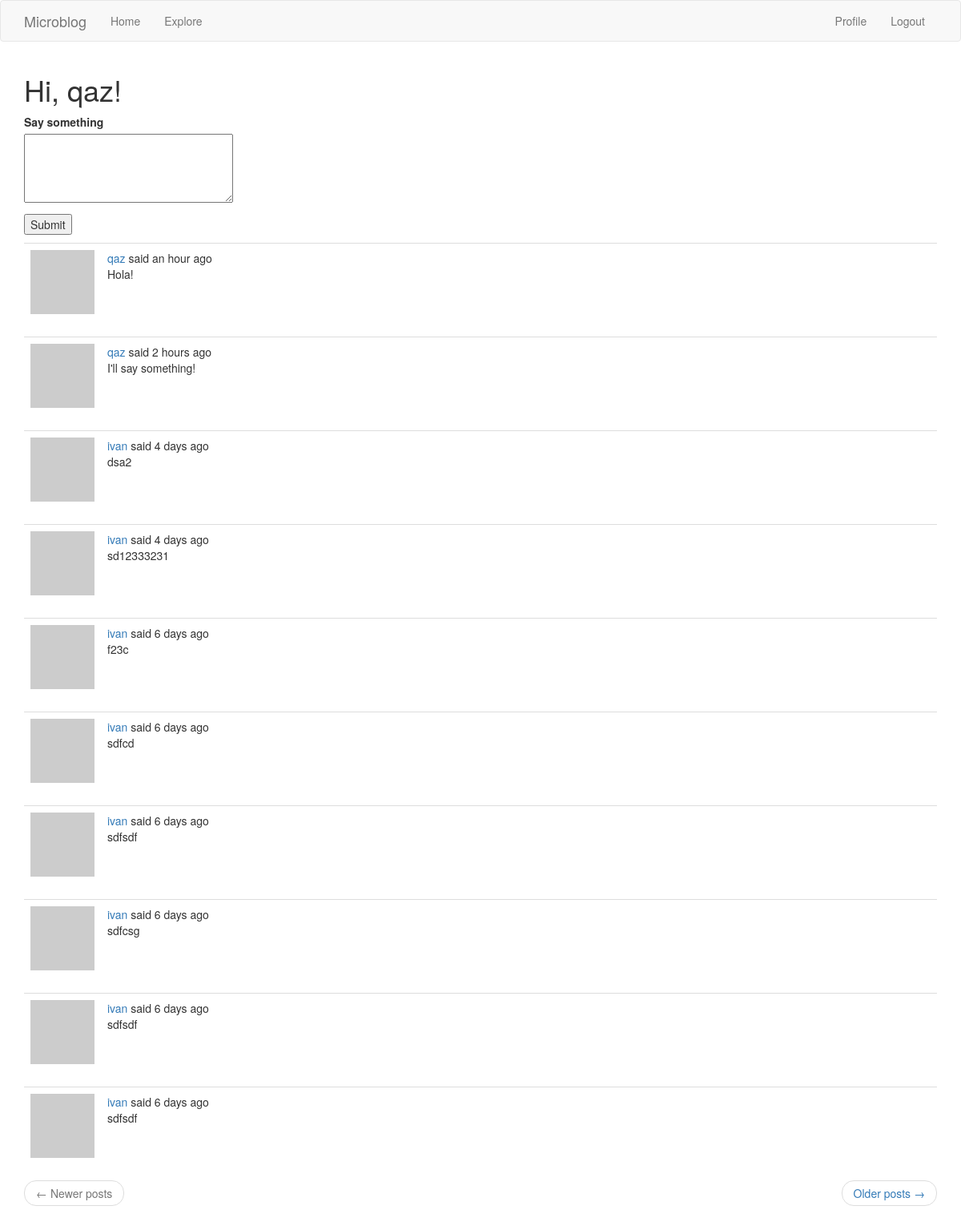
The page /index (signed in) on the database its author committed.
### app/models.py (models this page shows, shortened)
class User(UserMixin, db.Model):
    id = db.Column(db.Integer, primary_key=True)
    username = db.Column(db.String(64), index=True, unique=True)
    email = db.Column(db.String(120), index=True, unique=True)
    password_hash = db.Column(db.String(128))
    posts = db.relationship('Post', backref='author', lazy='dynamic')
    about_me = db.Column(db.String(140))
    last_seen = db.Column(db.DateTime, default=datetime.utcnow)
    followed = db.relationship(
        'User',
        secondary=followers,
        primaryjoin=(followers.c.follower_id == id),
        secondaryjoin=(followers.c.followed_id == id),
        backref=db.backref('followers', lazy='dynamic'),
        lazy='dynamic'
    )
    def avatar(self, size):
        lower_email = str(self.email).lower()
        digest = md5(lower_email.encode('utf-8')).hexdigest()
        return 'https://www.gravatar.com/avatar/{}?d=identicon&s={}'.format(digest, size)
    def followed_posts(self):
        followed = Post.query \
            .join(followers, (followers.c.followed_id == Post.user_id)) \
            .filter(followers.c.follower_id == self.id)
        own = Post.query \
            .filter_by(user_id = self.id)
        return followed.union(own).order_by(Post.timestamp.desc())

class Post(db.Model):
    id = db.Column(db.Integer, primary_key=True)
    body = db.Column(db.String(140))
    timestamp = db.Column(db.DateTime, index=True, default=datetime.utcnow)
    user_id = db.Column(db.Integer, db.ForeignKey('user.id'))

### app/routes.py (the view)
@app.route('/', methods=['GET', 'POST'])
@app.route('/index', methods=['GET', 'POST'])
@login_required
def index():
    form = PostForm()
    if form.validate_on_submit():
        post = Post(body=form.post.data, author=current_user)
        db.session.add(post)
        db.session.commit()
        flash(_('Your post is now live!'))
        return redirect(url_for('index'))
    page = request.args.get('page', 1, type=int)
    posts = current_user.followed_posts().paginate(
        page, app.config['POSTS_PER_PAGE'], False)
    next_url = url_for('index', page=posts.next_num) if posts.has_next else None
    prev_url = url_for('index', page=posts.prev_num) if posts.has_prev else None
    return render_template('index.jinja', title='Home', form=form,
                           posts=posts.items, next_url=next_url,
                           prev_url=prev_url)

### app/forms.py
class PostForm(FlaskForm):
    post = TextAreaField(_l('Say something'), validators=[
        DataRequired(), Length(min=1, max=140)])
    submit = SubmitField(_l('Submit'))

### app/models.py (called while the page is built)
@login.user_loader
def load_user(user_id):
    return User.query.get(int(user_id))

### app/routes.py (called while the page is built)
@app.before_request
def before_request():
    if current_user.is_authenticated:
        current_user.last_seen = datetime.utcnow()
        db.session.commit()

### app/templates/index.jinja (shortened to what this page needs)
{% extends "base.jinja" %}
{% block app_content %}
    <h1>{{ _('Hi, ') }} {{ current_user.username }}!</h1>
    {% if form %}
        <form action="" method="post">
            <p>
                {{ form.post.label }}<br>
                {{ form.post(cols=32, rows=4) }}<br>
            </p>
            <p>{{ form.submit() }}</p>
        </form>
    {% endif %}
    {% for post in posts %}
        {% include '_post.jinja' %}
    {% endfor %}
    <nav aria-label="...">
        <ul class="pager">
            <li class="previous{% if not prev_url %} disabled{% endif %}">
                <a href="{{ prev_url or '#' }}">
                    <span aria-hidden="true">&larr;</span>
                    {{ _('Newer posts') }}
                </a>
            </li>
            <li class="next{% if not next_url %} disabled{% endif %}">
                <a href="{{ next_url or '#' }}">
                    {{ _('Older posts') }} <span aria-hidden="true">&rarr;</span>
                </a>
            </li>
        </ul>
    </nav>
{% endblock %}

### app/templates/_post.jinja (shortened to what this page needs)
<table class="table table-hover">
    <tr>
        <td width="70px">
            <a href="{{ url_for('user', username=post.author.username) }}">
                <img src="{{ post.author.avatar(70) }}" />
            </a>
        </td>
        <td>
            {{ _('%(username)s said %(when)s',
                username=user_link, when=moment(post.timestamp).fromNow()) }}
            <br>
            {{ post.body }}
        </td>
    </tr>
</table>

### rows shown on the page
User: username "qaz"
Post: body "Hola!"
Post: body "I'll say something!"
Post: body "dsa2"
Post: body "sd12333231"
Post: body "f23c"
Post: body "sdfcd"
Post: body "sdfsdf"
Post: body "sdfcsg"
Post: body "sdfsdf"
Post: body "sdfsdf"
